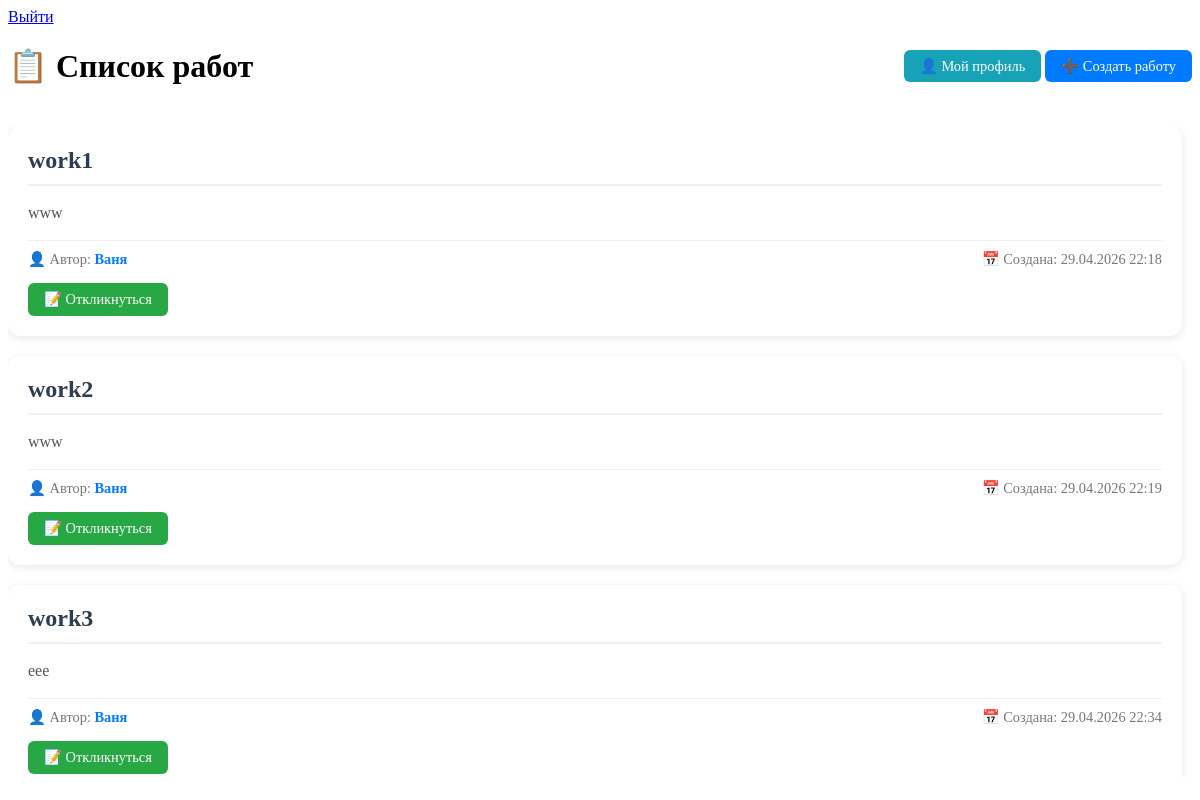
/ (signed in), run on the app's committed database.
### data/jobs.py (models this page shows)
class Job(SqlAlchemyBase):
    __tablename__ = 'jobs'
    id = sqlalchemy.Column(sqlalchemy.Integer,
                           primary_key=True,
                           autoincrement=True)
    title = sqlalchemy.Column(sqlalchemy.String,
                              nullable=False)
    description = sqlalchemy.Column(sqlalchemy.String,
                                    nullable=False)
    author_id = sqlalchemy.Column(sqlalchemy.Integer,
                                  sqlalchemy.ForeignKey('users.id'))
    executor_id = sqlalchemy.Column(sqlalchemy.Integer,
                                    sqlalchemy.ForeignKey('users.id'),
                                    nullable=True)
    status = sqlalchemy.Column(sqlalchemy.String,
                               default='open')  # open, in_progress
    created_at = sqlalchemy.Column(sqlalchemy.DateTime,
                                   default=datetime.datetime.now)
    author = orm.relationship('User', foreign_keys=[author_id])
    executor = orm.relationship('User', foreign_keys=[executor_id])

### data/users.py (models this page shows, shortened)
class User(SqlAlchemyBase, UserMixin):
    __tablename__ = 'users'
    id = sqlalchemy.Column(sqlalchemy.Integer,
                           primary_key=True,
                           autoincrement=True)
    username = sqlalchemy.Column(sqlalchemy.String,
                                 unique=True,
                                 nullable=False)
    name = sqlalchemy.Column(sqlalchemy.String,
                             nullable=False)
    email = sqlalchemy.Column(sqlalchemy.String, nullable=False)
    hashed_password = sqlalchemy.Column(sqlalchemy.String,
                                        nullable=False)
    created_at = sqlalchemy.Column(sqlalchemy.DateTime,
                                   default=datetime.datetime.now)

### main.py (the view)
@app.route("/")
@login_required
def index():
    with db_session.create_session() as db_sess:
        jobs = db_sess.query(Job).filter(Job.author_id != current_user.id).all()
        for job in jobs:
            _ = job.author.name
    return render_template("index.html", jobs=jobs)

### data/db_session.py (called while the page is built)
def create_session() -> Session:
    global __factory
    return __factory()

### main.py (called while the page is built)
@login_manager.user_loader
def load_user(user_id):
    with db_session.create_session() as db_sess:
        return db_sess.get(User, int(user_id))

### templates/index.html (shortened to what this page needs)
{% extends "base.html" %}
{% block content %}
<div class="header-buttons">
    <h1>📋 Список работ</h1>
    <div>
        <a href="/profile" class="btn btn-info">👤 Мой профиль</a>
        <a href="/add_job" class="btn btn-primary">➕ Создать работу</a>
    </div>
</div>
<div class="jobs-container">
    {% if jobs %}
        {% for job in jobs %}
        <div class="job-card">
            <div class="job-header">
                <h3 class="job-title">{{ job.title }}</h3>
            </div>
            <div class="job-description">
                {{ job.description }}
            </div>
            <div class="job-meta">
                <div>
                    👤 Автор: <span class="author-name">{{ job.author.name }}</span>
                </div>
                <div>
                    📅 Создана: {{ job.created_at.strftime('%d.%m.%Y %H:%M') }}
                </div>
            </div>
            {% if current_user != job.author %}
            <div class="job-actions">
                <a href="/respond/{{ job.id }}" class="btn btn-success">📝 Откликнуться</a>
            </div>
            {% endif %}
        </div>
        {% endfor %}
    {% endif %}
</div>
{% endblock %}

### templates/index.html (style rules this page uses)
.jobs-container { display: flex; flex-direction: column; gap: 20px; max-height: calc(100vh - 150px); overflow-y: auto; padding-right: 10px; }
.job-card { background: white; border-radius: 12px; box-shadow: 0 2px 8px rgba(0,0,0,0.1); padding: 20px; transition: transform 0.2s, box-shadow 0.2s; }
.job-header { display: flex; justify-content: space-between; align-items: center; margin-bottom: 15px; border-bottom: 2px solid #f0f0f0; padding-bottom: 10px; }
.job-title { font-size: 1.5rem; color: #2c3e50; margin: 0; }
.job-description { color: #555; line-height: 1.5; margin: 15px 0; }
.job-meta { display: flex; justify-content: space-between; align-items: center; margin-top: 15px; padding-top: 10px; border-top: 1px solid #f0f0f0; font-size: 0.9rem; color: #777; }
.job-actions { display: flex; gap: 10px; margin-top: 15px; }
.btn { padding: 8px 16px; border: none; border-radius: 6px; cursor: pointer; text-decoration: none; font-size: 0.9rem; transition: opacity 0.2s; }
.btn-primary { background: #007bff; color: white; }
.btn-success { background: #28a745; color: white; }
.btn-info { background: #17a2b8; color: white; }
.header-buttons { display: flex; justify-content: space-between; align-items: center; margin-bottom: 20px; }
.author-name { font-weight: bold; color: #007bff; }

### data on the page
Job: title "work1", description "www", author.name "Ваня", created_at "29.04.2026 22:18"
Job: title "work2", description "www", author.name "Ваня", created_at "29.04.2026 22:19"
Job: title "work3", description "eee", author.name "Ваня", created_at "29.04.2026 22:34"
